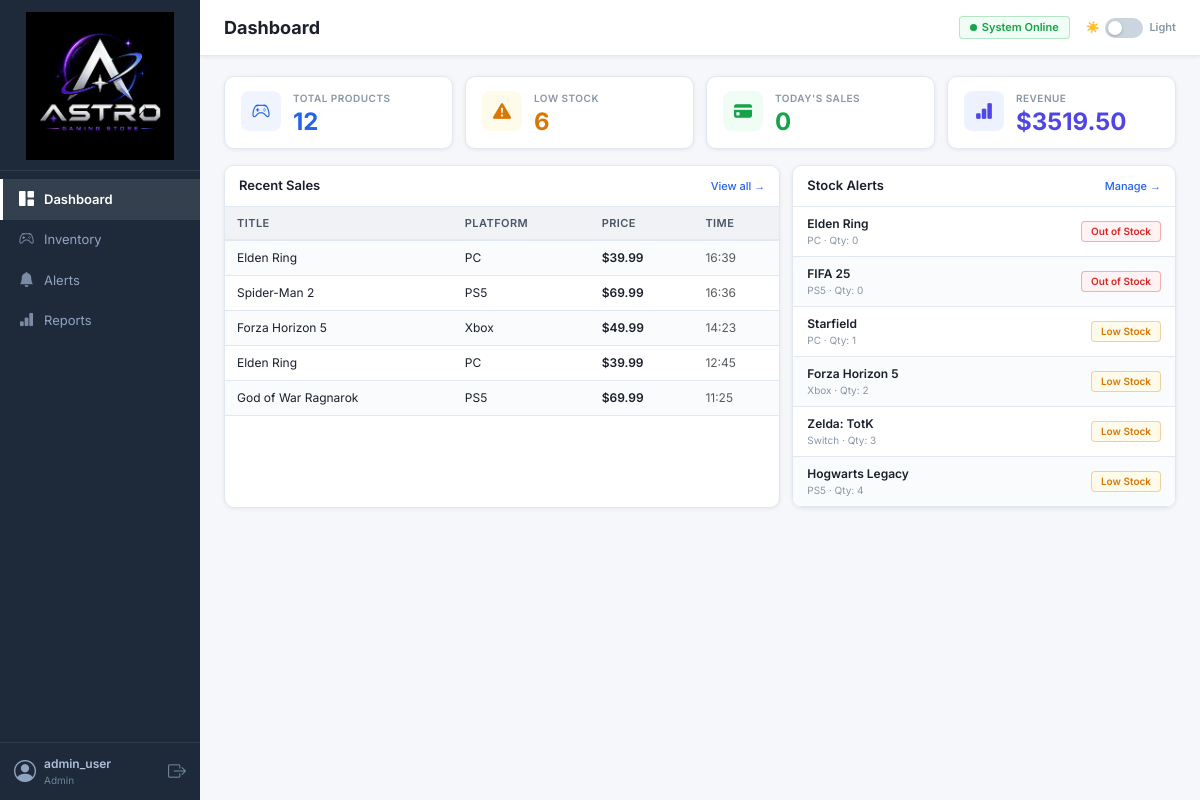
/dashboard (signed in), run on an earlier commit of the app's database.
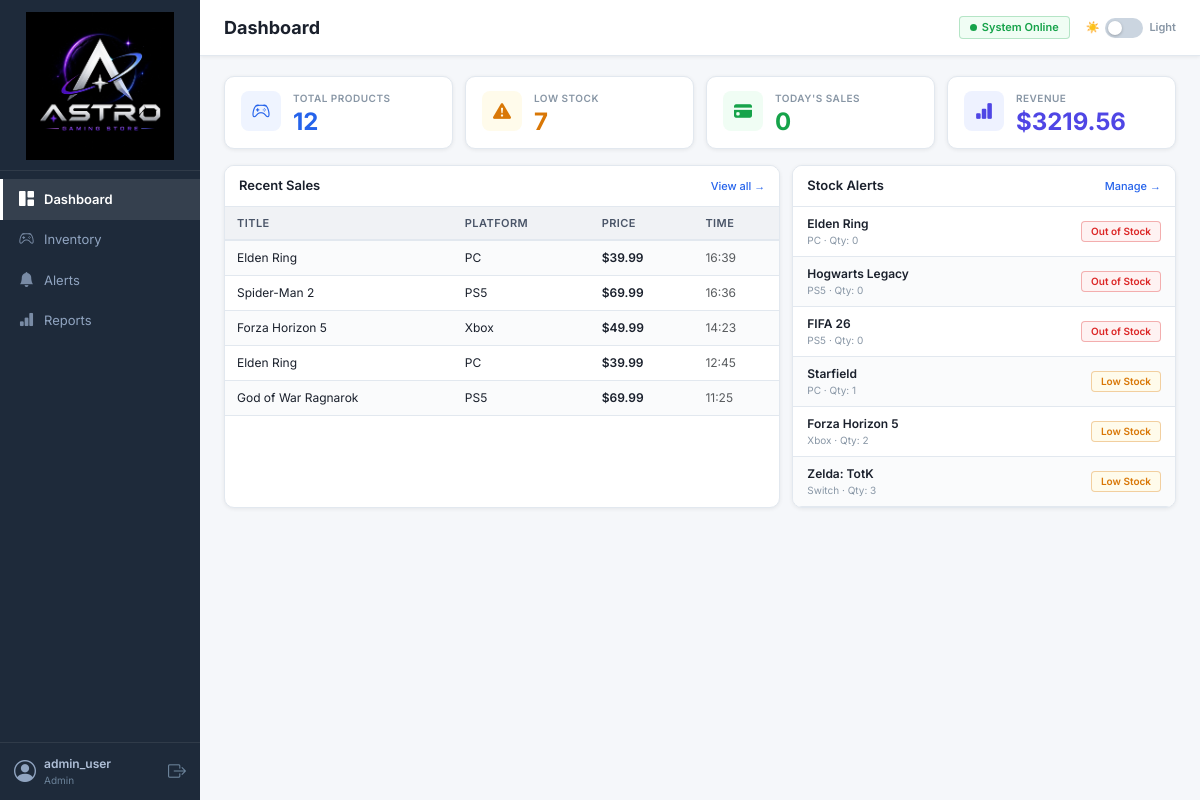
And on a later commit of the database.
### tables this page shows
CREATE TABLE sales (
            id          INTEGER PRIMARY KEY AUTOINCREMENT,
            product_id  INTEGER NOT NULL,
            sale_price  REAL NOT NULL,
            quantity    INTEGER NOT NULL DEFAULT 1,
            sale_time   TEXT NOT NULL,
            FOREIGN KEY (product_id) REFERENCES products(id)
        );

CREATE TABLE products (
            id                INTEGER PRIMARY KEY AUTOINCREMENT,
            sku               TEXT UNIQUE NOT NULL,
            title             TEXT NOT NULL,
            platform          TEXT NOT NULL,
            genre             TEXT NOT NULL,
            category          TEXT NOT NULL DEFAULT 'Full Game',
            quantity          INTEGER NOT NULL DEFAULT 0,
            price             REAL NOT NULL DEFAULT 0.0,
            reorder_threshold INTEGER NOT NULL DEFAULT 5
        );

### app.py (the view)
@app.route("/dashboard")
@login_required
def dashboard():
    db = get_db()
    total_products = db.execute("SELECT COUNT(*) FROM products").fetchone()[0]
    low_stock_count = db.execute(
        "SELECT COUNT(*) FROM products WHERE quantity <= reorder_threshold"
    ).fetchone()[0]
    today = datetime.now().strftime("%Y-%m-%d")
    todays_sales = db.execute(
        "SELECT COUNT(*) FROM sales WHERE sale_time LIKE ?", (today + "%",)
    ).fetchone()[0]
    revenue = db.execute(
        "SELECT COALESCE(SUM(sale_price * quantity), 0) FROM sales"
    ).fetchone()[0]
    recent_sales = db.execute("""
        SELECT s.sale_price, s.sale_time, s.quantity, p.title, p.platform
        FROM sales s JOIN products p ON p.id = s.product_id
        ORDER BY s.sale_time DESC LIMIT 5
    """).fetchall()
    alerts = db.execute("""
        SELECT title, platform, quantity, reorder_threshold,
               CASE WHEN quantity = 0 THEN 'Out of Stock' ELSE 'Low Stock' END AS status
        FROM products WHERE quantity <= reorder_threshold
        ORDER BY quantity ASC LIMIT 6
    """).fetchall()
    db.close()
    return render_template("dashboard.html",
        total_products=total_products, low_stock_count=low_stock_count,
        todays_sales=todays_sales, revenue=revenue,
        recent_sales=recent_sales, alerts=alerts
    )

### app.py (called while the page is built)
def login_required(f):
    from functools import wraps
    @wraps(f)
    def decorated(*args, **kwargs):
        if "user_id" not in session:
            return redirect(url_for("login"))
        return f(*args, **kwargs)
    return decorated

### database.py (called while the page is built)
def get_db():
    conn = sqlite3.connect(DB_PATH)
    conn.row_factory = sqlite3.Row
    conn.execute("PRAGMA foreign_keys = ON")
    return conn

### templates/dashboard.html (shortened to what this page needs)
{% extends "base.html" %}
{% block page_title %}Dashboard{% endblock %}
{% block content %}
<div class="content-inner">
  <div class="stats-grid">
    <div class="stat-card">
      <div class="stat-icon" style="background:#EFF4FF;">
        <i class="bi bi-controller" style="color:#2563EB;"></i>
      </div>
      <div class="stat-body">
        <div class="stat-label">TOTAL PRODUCTS</div>
        <div class="stat-val" style="color:#2563EB;">{{ total_products }}</div>
      </div>
    </div>
    <div class="stat-card">
      <div class="stat-icon" style="background:#FFFBEB;">
        <i class="bi bi-exclamation-triangle-fill" style="color:#D97706;"></i>
      </div>
      <div class="stat-body">
        <div class="stat-label">LOW STOCK</div>
        <div class="stat-val" style="color:#D97706;">{{ low_stock_count }}</div>
      </div>
    </div>
    <div class="stat-card">
      <div class="stat-icon" style="background:#F0FDF4;">
        <i class="bi bi-credit-card-fill" style="color:#16A34A;"></i>
      </div>
      <div class="stat-body">
        <div class="stat-label">TODAY'S SALES</div>
        <div class="stat-val" style="color:#16A34A;">{{ todays_sales }}</div>
      </div>
    </div>
    <div class="stat-card">
      <div class="stat-icon" style="background:#EEF2FF;">
        <i class="bi bi-bar-chart-fill" style="color:#4F46E5;"></i>
      </div>
      <div class="stat-body">
        <div class="stat-label">REVENUE</div>
        <div class="stat-val" style="color:#4F46E5;">${{ "%.2f"|format(revenue) }}</div>
      </div>
    </div>
  </div>
  <div class="dash-panels">
    <div class="panel-card">
      <div class="panel-head">
        <span class="panel-title">Recent Sales</span>
        <a href="{{ url_for('inventory') }}" class="panel-link">View all →</a>
      </div>
      <table class="data-table">
        <thead>
          <tr>
            <th>Title</th>
            <th>Platform</th>
            <th>Price</th>
            <th>Time</th>
          </tr>
        </thead>
        <tbody>
          {% for s in recent_sales %}
          <tr>
            <td>{{ s.title }}</td>
            <td class="text-sub">{{ s.platform }}</td>
            <td class="text-green fw-600">${{ "%.2f"|format(s.sale_price) }}</td>
            <td class="text-muted">{{ s.sale_time[11:16] }}</td>
          </tr>
          {% else %}
          <tr><td colspan="4" class="text-center text-muted py-3">No sales recorded today.</td></tr>
          {% endfor %}
        </tbody>
      </table>
    </div>
    <div class="panel-card">
      <div class="panel-head">
        <span class="panel-title">Stock Alerts</span>
        <a href="{{ url_for('alerts') }}" class="panel-link">Manage →</a>
      </div>
      {% for a in alerts %}
      <div class="alert-row">
        <div>
          <div class="alert-row-name">{{ a.title }}</div>
          <div class="alert-row-sub">{{ a.platform }} · Qty: {{ a.quantity }}</div>
        </div>
        {% if a.quantity == 0 %}
          <span class="badge-status badge-red">Out of Stock</span>
        {% else %}
          <span class="badge-status badge-amber">Low Stock</span>
        {% endif %}
      </div>
      {% else %}
      <div class="text-center text-muted py-4">
        <i class="bi bi-check-circle-fill text-success me-1"></i> All products are well stocked.
      </div>
      {% endfor %}
    </div>
  </div>
</div>
{% endblock %}

What changed in the data, as far as the page shows it:
changed products "Hogwarts Legacy": quantity "4" → "0"; quantity "Low Stock" → "Out of Stock"; moves up the list
changed products: title "FIFA 25" → "FIFA 26"
Also different on the page:
{{ low_stock_count }}: "6" → "7"
{{ "%.2f"|format(revenue) }}: "3519.50" → "3219.56"
